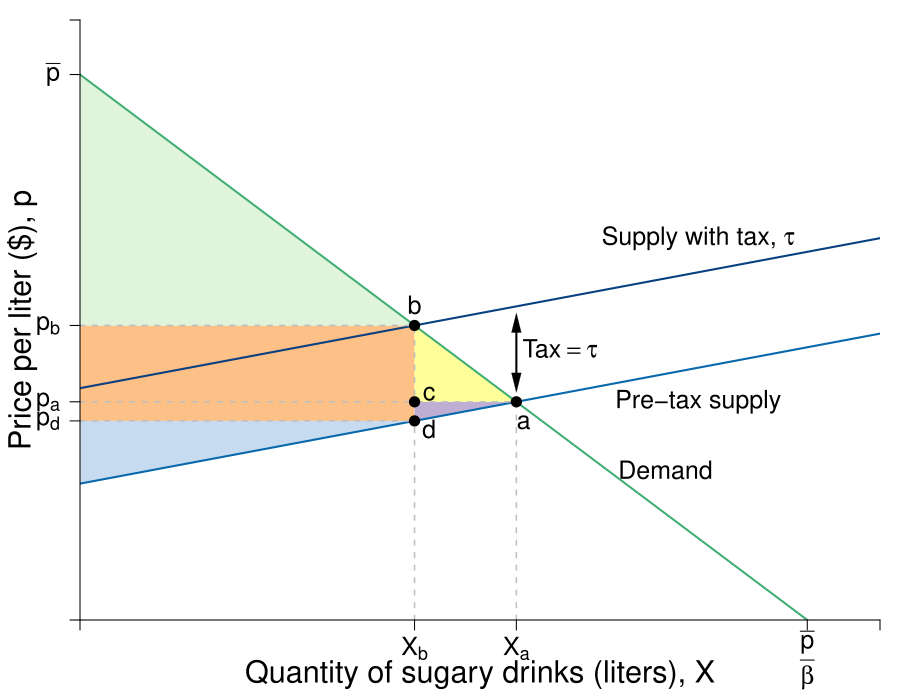

Here is the R script that generated this plot:
require(shape)
library(tidyverse)
pdf(file = "firmmarketsupply/sugar_tax_efficiency_elastic.pdf", width = 9, height = 7)

#Set parameters for graphics
axislabelsize <- 1.5
labelsize <- 1.2
graphlinewidth <- 2
segmentlinewidth <- 1.5

COL <- c("#7fc97f", "#beaed4", "#fdc086", "#ffff99", "#386cb0", "#f0027f", "#bf5b17", "#666666")
COLA <- c("#e0f3db", "#99d8c9","#66c2a4","#41ae76", "#238b45", "#005824")
COLB <- c("#c6dbef", "#4eb3d3", "#2b8cbe", "#0868ac","#084081")
COLC <- c("#fcfbfd", "#efedf5", "#dadaeb", "#bcbddc", "#9e9ac8", "#807dba", "#6a51a3", "#54278f", "#3f007d")

par(mar =  c(4, 4, 1, 1))

mrsA <- function(x, rmax = 20, xmax = 10) {
  rmax - (rmax/xmax)*x
}

uA <- function(x, y, rmax = 20, xmax = 10) {
  y + rmax*x - (1/2)(rmax/xmax)*x^2
}

Qs <- function(x, slope = 0.5, tax = 0){
  slope*x + 5 + tax
}

Qs_tax<- function(x, slope = 0.5, tax = 3.5){
  slope*x + 5 + tax
}

xlims <- c(0, 11)
ylims <- c(0, 22)

npts <- 501 
x <- seq(xlims[1], xlims[2], length.out = npts)
y <- seq(ylims[1], ylims[2], length.out = npts) 
a <- c(46.08, 55, 64)
b <- c(46.08, 55, 64)

#Equilibrium intersections
eq1 <- uniroot(function(x)  mrsA(x) - Qs(x)  , c(.01,10), tol=1e-8)   
eq2 <- uniroot(function(x)  mrsA(x) - Qs_tax(x)  , c(.01,10), tol=1e-8) 
xpre <- as.numeric(eq1[1])
xpost <- as.numeric(eq2[1])

plot(0, 0, xlim = xlims, ylim = ylims, type = "n",
     xlab = expression(paste("")),
     ylab = expression(paste("")), 
     xaxt = "n", 
     yaxt = "n", 
     cex.lab = axislabelsize, 
     bty = "n",
     xaxs="i", 
     yaxs="i")

# ticksy <- seq(from = 0, to = ylims[2], by = 2)
# ylabels <- seq(from = 0, to = ylims[2], by = 2)
# ticksx <- seq(from = 0, to = xlims[2], by = 2)
# xlabels <- seq(from = 0, to = xlims[2], by = 2)
ticksy <- c(0, Qs(xpost),  Qs(xpre), Qs_tax(xpost), 20, ylims[2])
ylabels <- c(NA, expression(paste(p[d])), expression(paste(p[a])), expression(paste(p[b])), expression(paste(bar(p) )), NA)
ticksx <- c(0, xpost, xpre, 10, xlims[2])
xlabels <- c(NA, expression(paste(X[b])), expression(paste(X[a])), expression(paste(frac(bar(p), beta ) )), NA)

axis(1, at = ticksx, pos = 0, labels = FALSE)
text(x = ticksx, par("usr")[3] - 0.4, labels = xlabels, srt = 0, pos = 1, xpd = TRUE)
axis(2, at = ticksy, pos = 0, labels = ylabels, las = 1)

npts <- 500 
xx1 <- seq(xlims[1], xlims[2], length.out = npts)

# Tax Rev 
xpoly1 <- c(0, xpost, xpost, 0)
ypoly1 <- c(Qs(xpost), Qs(xpost), Qs_tax(xpost), Qs_tax(xpost))
polygon(x = xpoly1, y = ypoly1, col = COL[3], density=NULL, border = NA)

# DWL of PS
xpoly <- c(xpost, xpost, xpre)
ypoly <- c(Qs(xpost), Qs(xpre), Qs(xpre))
polygon(x = xpoly, y = ypoly, col = COL[2], density=NULL, border = NA)


# DWL of CS
xpoly2 <- c(xpost, xpre, xpost) 
ypoly2 <- c(Qs(xpre), Qs(xpre), Qs_tax(xpost)) 
polygon(x = xpoly2, y = ypoly2, col = COL[4], density=NULL, border = NA)

# CS 
xpoly3 <- c(0, 0, xpost)
ypoly3 <- c(Qs_tax(xpost), mrsA(0), Qs_tax(xpost))
polygon(x = xpoly3, y = ypoly3, col = COLA[1], density=NULL, border = NA)

# PS
xpoly4 <- c(0, 0, xpost, 0)
ypoly4 <- c(Qs(xpost), Qs(0), Qs(xpost), Qs(xpost))
polygon(x = xpoly4, y = ypoly4, col = COLB[1], density=NULL, border = NA)


#Lines for mrs graph
lines(xx1, mrsA(xx1), col = COLA[4], lwd = graphlinewidth)

lines(xx1, Qs(xx1), col = COLB[4], lwd = graphlinewidth)
lines(xx1, Qs_tax(xx1), col = COLB[5], lwd = graphlinewidth)

# Prices
##Price with tax
segments(0, Qs_tax(xpost), xpost, Qs_tax(xpost), lty = 2, col = "gray" , lwd = segmentlinewidth) 
##Price pre-tax
segments(0, Qs(xpre), xpre, Qs(xpre), lty = 2, col = "gray" , lwd = segmentlinewidth)

# Vert Seg from Q 
segments(xpost, 0, xpost, Qs_tax(xpost), lty = 2, col = "gray" , lwd = segmentlinewidth)

segments(xpre, 0, xpre, Qs(xpre), lty = 2, col = "gray" , lwd = segmentlinewidth)

# Horizontal to PS
segments(0, Qs(xpost), xpost, Qs(xpost), lty = 2, col = "gray" , lwd = segmentlinewidth)

#Label axes
#mtext(expression(paste("Quantity of sugary drinks (liters), ", X)), side=1, line = 2.5, cex = axislabelsize)
text(0.5*xlims[2], -2, expression(paste("Quantity of sugary drinks (liters), ", X)), xpd = TRUE, cex = axislabelsize) 
text(-0.8, 0.5*ylims[2], expression(paste("Price per liter ($), ", p)), xpd = TRUE, cex = axislabelsize, srt = 90) 

#Label a
points(xpost, Qs_tax(xpost), pch = 16, col = "black", cex = 1.5)
text(xpost, Qs_tax(xpost) + 0.75, expression(b))

#Label b
points(xpre, Qs(xpre), pch = 16, col = "black", cex = 1.5)
text(xpre + 0.1, Qs(xpre) - 0.75, expression(a))

#Label c
points(xpost, Qs(xpost), pch = 16, col = "black", cex = 1.5)
text(xpost + 0.2, Qs(xpost) - 0.25, expression(d))

#Label d
points(xpost, Qs(xpre) , pch = 16, col = "black", cex = 1.5)
text(xpost + 0.2, Qs(xpre) + 0.25, expression(c))

#segments(4.11765, 6.17647, 5.88, 8.88, lty = 1, col = COL[2] , lwd = graphlinewidth)
text(8.5, 14, expression(paste("Supply with tax, ", tau)), cex = labelsize)
#text(8.5, 14, expression(paste(p(x) == (c + tau) + x)), cex = labelsize)
#text(8.5, 7.8, expression(paste("Pre-tax supply, ", p(x) == c + x)), cex = labelsize)
text(8.5, 8, expression(paste("Pre-tax supply")), cex = labelsize)

#Label mrs function
text(8.05, 5.5, expression(paste("Demand")), cex = labelsize)
Arrows(6, 8.7, 6, 10.9, col = "black", lty = 1, lwd = 2, arr.type = "triangle", arr.lwd = 0.2, code = 3)
text(6.6, 9.95, expression(paste("Tax" == tau)), cex = labelsize)

# Label CS
#text(1.2, 14, expression(paste("Consumer Surplus")))


dev.off()
